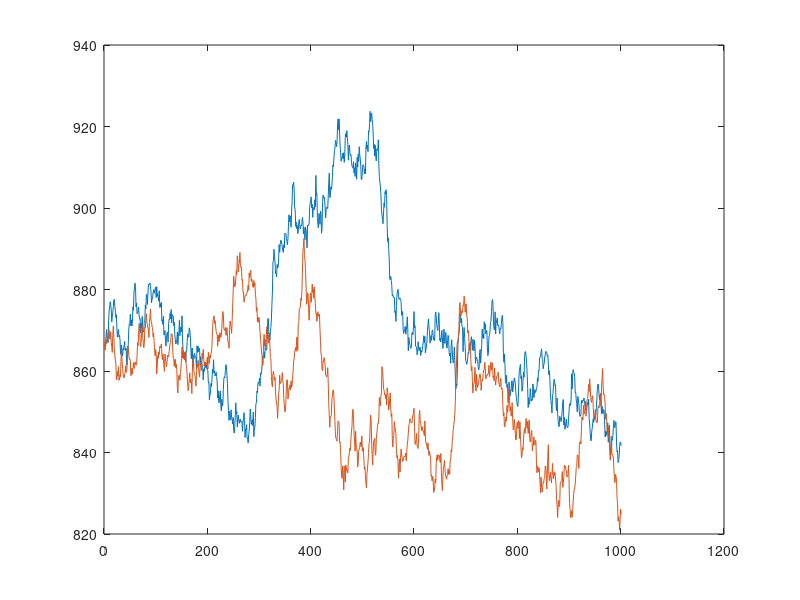

MATLAB code for this plot:
function [S1plot, T1plot, S2plot, T2plot] = HMplotBM

% create brownian motion with drift = 0, volatility 1
obj = bm(0,1);

dt = 0.01/1000;

% simulate a sample path for 1000 periods, with dt 
[S1, T1] = simulate(obj, 1000, 'DeltaTime', dt);

[S2, T2] = simulate(obj, 1000, 'DeltaTime', dt);


% transform paths to plot on other figure axis.. 
X = 1;
s0 = 0.01;
m=999;

Xmin = X-3*sqrt(s0);  % Minimum theta
Xmax = X+12*sqrt(s0); % Maximum theta
dX = (Xmax-Xmin)/(m+1);

S1 = S1+X;
S2 = S2+X;

S1plot = (S1 - Xmin)/dX;
T1plot = T1/dt+1;

S2plot = (S2 - Xmin)/dX;
T2plot = T2/dt+1;

plot(T1plot, S1plot);
hold on
plot(T2plot, S2plot);


% codes for plotting the threshold
%investThreshold = ones(1,length(T1plot));
% Xmin = 1 - 3*sqrt(0.01)
% Xmax = 1+12*sqrt(0.01)
% dX = (Xmax-Xmin)/(1000)
% investThreshold = investThreshold *(1-Xmin)/dX
% plot(T1plot,investThreshold, '--');
% [V, exRegiongamma001]=HMdynamicFD(1, 0.01,0.01,1000,0.1,200,exp(0.05),-0.5,0.5,0.01,1000,999);
% hold on
% plot(T1plot(1:950), S1plot(1:950), ':k')
% plot(T1plot(1:650), S2plot(1:650), ':')
% plot(T1plot,investThreshold, '--k');
